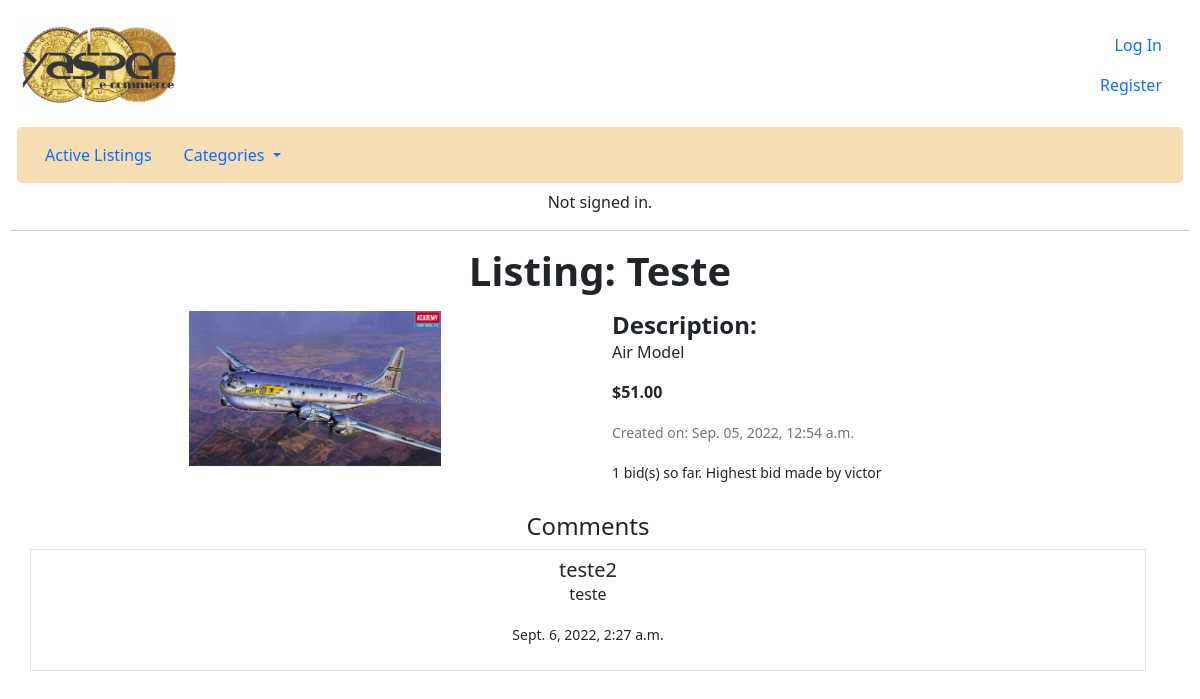
Screenshot of /listing_page/72 with the database file from the repository.
### auctions/models.py (models this page shows, shortened)
class Listing(models.Model):
    CATEGORIES = [
        ("CLOT", "Clothes"),
        ("BOOK", "Books"),
        ("ELEC", "Electronics"),
        ("TOYS", "Toys"),
    ]
    seller = models.ForeignKey(User, on_delete=models.CASCADE)
    item = models.CharField(max_length=64, blank=False)
    description = models.TextField(max_length=255, blank=True)
    price = models.DecimalField(max_digits=10, decimal_places=2, default=0.0)
    category = models.CharField(max_length=4, choices=CATEGORIES, default="CLOT")
    image = models.ImageField(null=True, blank=True)
    time = models.DateTimeField(auto_now_add=True)
    closed = models.BooleanField(default=False)

class Comment(models.Model):
    user = models.ForeignKey(User, on_delete=models.CASCADE)
    listing = models.ForeignKey(Listing, on_delete=models.CASCADE)
    comment = models.CharField(max_length=255)
    time = models.DateTimeField(auto_now_add=True, blank=True)

class User(AbstractUser):
    pass

### auctions/views.py (the view)
# urls.py: path("listing_page/<int:listing_id>", views.listing_page, name="listing_page"),
def listing_page(request, listing_id):
    listing = Listing.objects.get(pk=listing_id)
    comments = Comment.objects.filter(listing=listing_id)
    bid_amount = Bid.objects.filter(listing=listing_id).count()
    highest_bid = Bid.objects.filter(listing=listing_id).order_by('-bid_price').first()
    if request.method == "POST":
        user = User.objects.get(username = request.user)
        if not listing.closed:
            if request.user.is_authenticated:
                if request.POST.get("button") == "Watchlist":
                    if not user.watchlist.filter(listing = listing):
                        watchlist = Watchlist(
                            user = user,
                            listing = listing
                        )
                        watchlist.save()
                    else:
                        watchlist = Watchlist.objects.filter(
                            user = user,
                            listing = listing
                        )
                        watchlist.delete()
                    return redirect("listing_page", listing.id)
                price = float(request.POST.get("bid_price"))
                if user.username != listing.seller.username:
                    if listing.price >= price:
                        return render(request, "auctions/listing_page.html", {
                                "listing": listing,
                                "message": "Your Bid should be higher than the Current one.",
                                "comments": comments,
                                "bid_amount": bid_amount,
                                "bid_form": NewBidForm(),
                                "comment_form": CommentForm()
                        })
                    else:
                        form = NewBidForm(request.POST)
                        if form.is_valid():
                            new_bid = Bid(
                                listing = listing,
                                user=user,
                                bid_price=price)
                            new_bid.save()
                            listing.price = price
                            listing.save()
                        else:
                            return render(request, 'auctions/listing_page.html', {
                                        "form": form })
            return render(request, "auctions/listing_page.html", {
                    "listing": listing,
                    "comments": comments,
                    "message": "Your bid is the highest bid",
                    "bid_amount": bid_amount,
                    "bid_form": NewBidForm(),
                    "comment_form": CommentForm()
                })
        else:
            watchlist = Watchlist.objects.filter(
                    user = user,
                    listing = listing
                    )
            watchlist.delete()
            if highest_bid is not None:
                winner = highest_bid.user
                return render(request, "auctions/closed_listing.html", {
                        "highest_bid": highest_bid,
                        "winner": winner,
                        "listing": listing})
            return redirect(reverse("index"))
    else:
        if highest_bid is None:
            return render(request, "auctions/listing_page.html", {
                "listing": listing,
                "comments": comments,
                "message": "No bids have been made",
                "bid_amount": bid_amount,
                "bid_form": NewBidForm(),
                "comment_form": CommentForm()
                })
        else:
            return render(request, "auctions/listing_page.html", {
                "listing": listing,
                "comments": comments,
                "message": "Highest bid made by " + highest_bid.user.username,
                "bid_amount": bid_amount,
                "bid_form": NewBidForm(),
                "comment_form": CommentForm()
                })

### auctions/templates/auctions/listing_page.html (shortened to what this page needs)
{% extends "auctions/layout.html" %}
{% block body %}
<div class="container">
    <div class="row mb-3">
    <center><h1 class="mb-3"><strong>Listing: {{ listing.item }}</strong></h1></center>
    <div class="col-md-6 themed-grid-col">
        <div class="container" style="max-width: 300px; max-height: 200px;">
            <div class="container" style="width: 100%; height: auto;">
                {% if listing.image %}
                    <img src="{{ listing.image.url }}" class="card-img-top" alt="image">
                {% endif %}
            </div>
        </div>
    </div>
    <div class="col-md-4 mb-4 themed-grid-col">
        <div class="card-body mb-3">
            <h4 class="card-title"><strong>Description:</strong></h4>
            <p class="card-text">{{listing.description|truncatewords:50}}</p>
            <p class="card-text"><strong>${{ listing.price }}</strong></p>
            <p class="card-text"><small class="text-muted">Created on:  {{listing.time|date:"M. d, Y"}}, {{ listing.time|time:"P" }}</small></p>
        </div>
        {% if not listing.closed %}
            <form action="{% url 'listing_page' listing.id %}" method="POST">
                <div class="form-group mb-1">
                    {% if bid_amount > 0 %}
                        <small>{{ bid_amount }} bid(s) so far. {{ message }}</small>
                    {% else %}
                        <small>No bids so far.</small>
                {% endif %}
                </div>
            </form>
        {% endif %}
    </div>
        <div class="row mb-3 text-center">
            <h4>Comments</h4>
                {% for comment in comments %}
                <div class="container m3-5 mb-2 p-2 border">
                    <h5 class="card-header h5">{{comment.user.username}}</h5>
                    <p class="mt-n2">{{ comment.comment }}</p>
                    <p class="mt-n3"><small>{{ comment.time }}</small></p>
                </div>
                {% empty %}
                <div class="mb-3">
                    No comments yet
                </div>
                {% endfor %}
        </div>
        </div>
    </div>
{% endblock %}

### auctions/static/auctions/styles.css (style rules this page uses)
body { padding: 10px; }

### rows the page displays
Listing: item "Teste", image (picture), description "Air Model", price "51.00", time "Sep. 05, 2022", time "12:54 a.m."
Comment: user.username "teste2", comment "teste", time "Sept. 6, 2022, 2:27 a.m."

### other values shown
{{ bid_amount }} "1"
{{ message }} "Highest bid made by victor"
